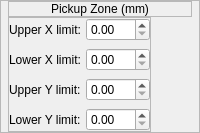
             <widget class="QFrame" name="fm_constraints">
              <property name="sizePolicy">
               <sizepolicy hsizetype="Minimum" vsizetype="Preferred">
                <horstretch>0</horstretch>
                <verstretch>0</verstretch>
               </sizepolicy>
              </property>
              <property name="layoutDirection">
               <enum>Qt::LeftToRight</enum>
              </property>
              <property name="frameShape">
               <enum>QFrame::StyledPanel</enum>
              </property>
              <property name="frameShadow">
               <enum>QFrame::Raised</enum>
              </property>
              <property name="rounding" stdset="0">
               <bool>true</bool>
              </property>
              <layout class="QVBoxLayout" name="verticalLayout_9" stretch="0,7">
               <property name="spacing">
                <number>0</number>
               </property>
               <property name="leftMargin">
                <number>7</number>
               </property>
               <property name="topMargin">
                <number>0</number>
               </property>
               <property name="rightMargin">
                <number>7</number>
               </property>
               <property name="bottomMargin">
                <number>0</number>
               </property>
               <item>
                <widget class="QFrame" name="frame_8">
                 <property name="sizePolicy">
                  <sizepolicy hsizetype="Minimum" vsizetype="Preferred">
                   <horstretch>0</horstretch>
                   <verstretch>0</verstretch>
                  </sizepolicy>
                 </property>
                 <property name="frameShape">
                  <enum>QFrame::StyledPanel</enum>
                 </property>
                 <property name="frameShadow">
                  <enum>QFrame::Raised</enum>
                 </property>
                 <layout class="QHBoxLayout" name="horizontalLayout_14">
                  <property name="spacing">
                   <number>0</number>
                  </property>
                  <property name="leftMargin">
                   <number>0</number>
                  </property>
                  <property name="topMargin">
                   <number>0</number>
                  </property>
                  <property name="rightMargin">
                   <number>0</number>
                  </property>
                  <property name="bottomMargin">
                   <number>0</number>
                  </property>
                  <item>
                   <widget class="QLabel" name="label_21">
                    <property name="sizePolicy">
                     <sizepolicy hsizetype="Maximum" vsizetype="Minimum">
                      <horstretch>0</horstretch>
                      <verstretch>0</verstretch>
                     </sizepolicy>
                    </property>
                    <property name="text">
                     <string>Pickup Zone (mm)</string>
                    </property>
                    <property name="alignment">
                     <set>Qt::AlignCenter</set>
                    </property>
                   </widget>
                  </item>
                 </layout>
                </widget>
               </item>
               <item>
                <widget class="QFrame" name="frame_5">
                 <property name="sizePolicy">
                  <sizepolicy hsizetype="Maximum" vsizetype="Minimum">
                   <horstretch>0</horstretch>
                   <verstretch>0</verstretch>
                  </sizepolicy>
                 </property>
                 <property name="frameShape">
                  <enum>QFrame::StyledPanel</enum>
                 </property>
                 <property name="frameShadow">
                  <enum>QFrame::Raised</enum>
                 </property>
                 <layout class="QGridLayout" name="gridLayout_5">
                  <property name="leftMargin">
                   <number>0</number>
                  </property>
                  <property name="topMargin">
                   <number>0</number>
                  </property>
                  <property name="rightMargin">
                   <number>0</number>
                  </property>
                  <property name="bottomMargin">
                   <number>0</number>
                  </property>
                  <property name="horizontalSpacing">
                   <number>5</number>
                  </property>
                  <property name="verticalSpacing">
                   <number>7</number>
                  </property>
                  <item row="5" column="0">
                   <widget class="QLabel" name="label_25">
                    <property name="text">
                     <string>Upper Y limit:</string>
                    </property>
                   </widget>
                  </item>
                  <item row="6" column="0">
                   <widget class="QLabel" name="label_26">
                    <property name="text">
                     <string>Lower Y limit:</string>
                    </property>
                   </widget>
                  </item>
                  <item row="5" column="1">
                   <widget class="QDoubleSpinBox" name="upper_y_limit">
                    <property name="maximum">
                     <double>999.000000000000000</double>
                    </property>
                   </widget>
                  </item>
                  <item row="4" column="1">
                   <widget class="QDoubleSpinBox" name="lower_x_limit">
                    <property name="maximum">
                     <double>999.000000000000000</double>
                    </property>
                   </widget>
                  </item>
                  <item row="1" column="1">
                   <widget class="QDoubleSpinBox" name="upper_x_limit">
                    <property name="maximum">
                     <double>999.000000000000000</double>
                    </property>
                   </widget>
                  </item>
                  <item row="6" column="1">
                   <widget class="QDoubleSpinBox" name="lower_y_limit">
                    <property name="maximum">
                     <double>999.000000000000000</double>
                    </property>
                   </widget>
                  </item>
                  <item row="1" column="0">
                   <widget class="QLabel" name="label_23">
                    <property name="text">
                     <string>Upper X limit:</string>
                    </property>
                   </widget>
                  </item>
                  <item row="4" column="0">
                   <widget class="QLabel" name="label_24">
                    <property name="text">
                     <string>Lower X limit:</string>
                    </property>
                   </widget>
                  </item>
                 </layout>
                </widget>
               </item>
              </layout>
             </widget>
